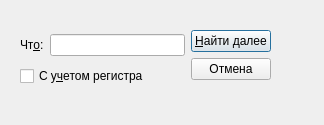
<?xml version="1.0" encoding="UTF-8"?>
<ui version="4.0">
 <class>SearchDialog</class>
 <widget class="QDialog" name="SearchDialog">
  <property name="geometry">
   <rect>
    <x>0</x>
    <y>0</y>
    <width>324</width>
    <height>125</height>
   </rect>
  </property>
  <property name="windowTitle">
   <string>Dialog</string>
  </property>
  <widget class="QWidget" name="layoutWidget">
   <property name="geometry">
    <rect>
     <x>20</x>
     <y>30</y>
     <width>251</width>
     <height>62</height>
    </rect>
   </property>
   <layout class="QHBoxLayout" name="horizontalLayoutMain">
    <item>
     <layout class="QVBoxLayout" name="verticalLayout">
      <item>
       <layout class="QHBoxLayout" name="horizontalLayout">
        <item>
         <widget class="QLabel" name="label">
          <property name="text">
           <string>Чт&amp;о:</string>
          </property>
          <property name="buddy">
           <cstring>txtSearch</cstring>
          </property>
         </widget>
        </item>
        <item>
         <widget class="QLineEdit" name="txtSearch"/>
        </item>
       </layout>
      </item>
      <item>
       <widget class="QCheckBox" name="checkBox">
        <property name="text">
         <string>С у&amp;четом регистра</string>
        </property>
       </widget>
      </item>
     </layout>
    </item>
    <item>
     <layout class="QVBoxLayout" name="verticalLayout_2">
      <item>
       <widget class="QPushButton" name="btnSearch">
        <property name="text">
         <string>&amp;Найти далее</string>
        </property>
        <property name="default">
         <bool>true</bool>
        </property>
       </widget>
      </item>
      <item>
       <widget class="QPushButton" name="pushButton">
        <property name="text">
         <string>Отмена</string>
        </property>
       </widget>
      </item>
      <item>
       <spacer name="verticalSpacer">
        <property name="orientation">
         <enum>Qt::Vertical</enum>
        </property>
        <property name="sizeHint" stdset="0">
         <size>
          <width>20</width>
          <height>40</height>
         </size>
        </property>
       </spacer>
      </item>
     </layout>
    </item>
   </layout>
  </widget>
 </widget>
 <tabstops>
  <tabstop>txtSearch</tabstop>
  <tabstop>checkBox</tabstop>
  <tabstop>btnSearch</tabstop>
 </tabstops>
 <resources/>
 <connections>
  <connection>
   <sender>pushButton</sender>
   <signal>clicked()</signal>
   <receiver>SearchDialog</receiver>
   <slot>reject()</slot>
   <hints>
    <hint type="sourcelabel">
     <x>239</x>
     <y>72</y>
    </hint>
    <hint type="destinationlabel">
     <x>202</x>
     <y>124</y>
    </hint>
   </hints>
  </connection>
 </connections>
</ui>
